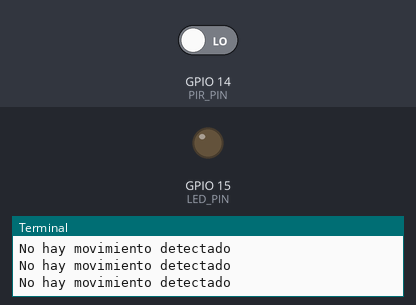
Bench run of a program on a simulated Raspberry Pi (BCM pin numbers). On the bench: output pins drawn as LEDs (lit = HIGH), the last lines printed to the terminal. The inputs (shaded band) are chosen by the test bench; at power-on: GPIO 14 (PIR_PIN) LOW.

Above: at 2.7 s.
2.8 s: GPIO 14 (PIR_PIN) driven HIGH
At 3.6 s:
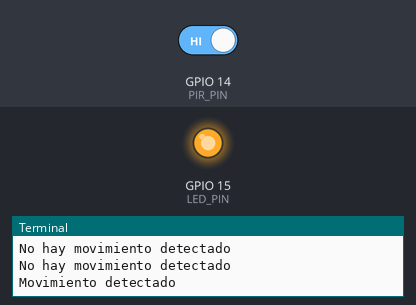
4.5 s: GPIO 14 (PIR_PIN) driven LOW
At 7.5 s:
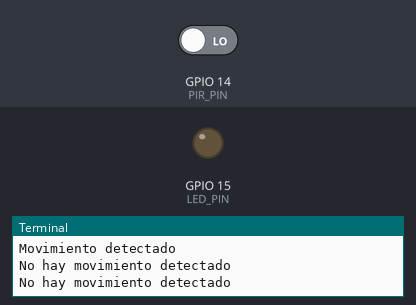
Timing chart, 0 to 9.0 s (numbered marks = the images above; inputs shaded):
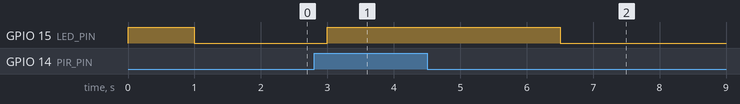

The program:

mov.py
```python
import RPi.GPIO as GPIO
import time

GPIO.setmode(GPIO.BCM)
GPIO.setwarnings(False)
PIR_PIN = 14
GPIO.setup(PIR_PIN, GPIO.IN)
LED_PIN = 15
GPIO.setup(LED_PIN, GPIO.OUT)

print('Inciando sensor de movimiento')
GPIO.output(LED_PIN, GPIO.HIGH)
time.sleep(1)
GPIO.output(LED_PIN, GPIO.LOW)
time.sleep(0.5)
print ('Listo')

while True:
  if GPIO.input(PIR_PIN):
    print('Movimiento detectado')
    GPIO.output(LED_PIN, GPIO.HIGH)
    time.sleep(3)
  else:
    print('No hay movimiento detectado')
    GPIO.output(LED_PIN, GPIO.LOW)
  time.sleep(0.5)
```

Measured:
- after the input at 2.8 s, GPIO 15 (LED_PIN): LOW → HIGH after 0.20 s
- after the input at 4.5 s, GPIO 15 (LED_PIN): HIGH → LOW after 2.0 s
